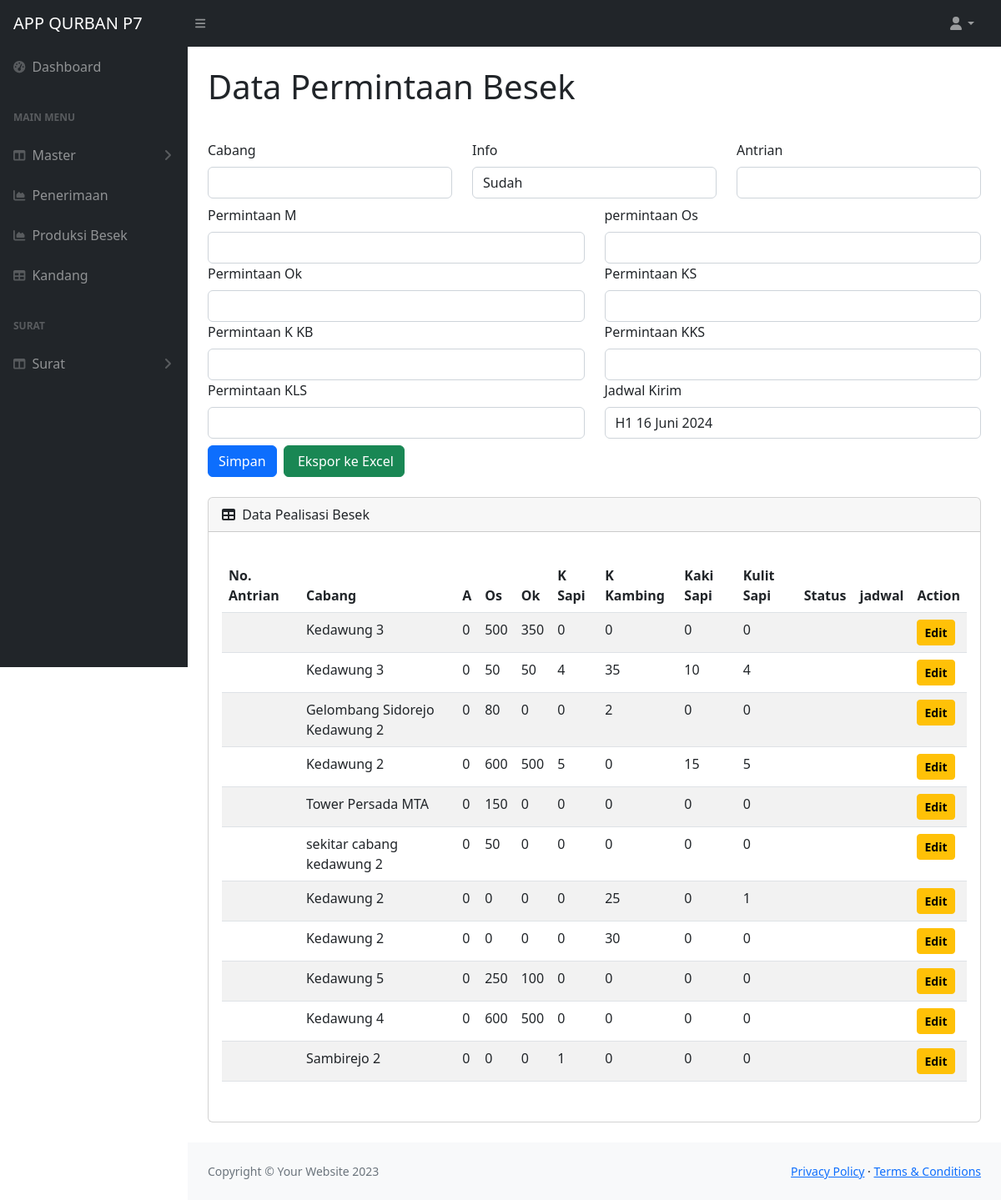
/app/permintaan.php (signed in), run on the app's committed database.
### tables this page shows
CREATE TABLE `permintaan` (
  `id` int(11) NOT NULL AUTO_INCREMENT,
  `cabang` varchar(255) DEFAULT NULL,
  `ts` int(11) DEFAULT NULL,
  `tk` int(11) DEFAULT NULL,
  `a` int(11) DEFAULT NULL,
  `os` int(11) DEFAULT NULL,
  `ok` int(11) DEFAULT NULL,
  `ks` int(11) DEFAULT NULL,
  `kb` int(11) DEFAULT NULL,
  `kks` int(11) DEFAULT NULL,
  `kls` int(11) DEFAULT NULL,
  `date_input` datetime DEFAULT current_timestamp(),
  PRIMARY KEY (`id`)
);

### app/controler/db/controler.php (called while the page is built, shortened)
<?php
function query($query)
{
    global $koneksi;
    $result = mysqli_query($koneksi, $query);
    $rows = [];
    while ($row = mysqli_fetch_assoc($result)) {
        $rows[] = $row;
    }
    return $rows;
}
$view_permintaan = query("SELECT * FROM permintaan ORDER BY date_input ASC");

### app/permintaan.php (the view, shortened to what this page needs)
<?php
require 'controler/db/db.php';
require 'controler/db/controler.php';
?>
<!DOCTYPE html>
<html lang="en">
    <head>
        <link href="https://cdn.jsdelivr.net/npm/simple-datatables@7.1.2/dist/style.min.css" rel="stylesheet" />
        <link href="../css/styles.css" rel="stylesheet" />
    </head>
    <body class="sb-nav-fixed">
        <?php
    include 'navbar-top.php';
    ?>
        <div id="layoutSidenav">
            <div id="layoutSidenav_content">
                <?php
    include 'navbar.php';
    ?>
                <main>
                    <div class="container-fluid px-4">
                        <h1 class="mt-4">Data Permintaan Besek</h1>
                        <br>
                        <div class="form-row">
                            <div class="col-md">
                                <form action="" method="post" enctype="multipart/form-data">
                                    <div class="my-2">
                                        <div class="row">
                                            <div class="col">
                                                <label for="cabang" class="form-label">Cabang</label>
                                                <input type="text" class="form-control" id="cabang" name="cabang">
                                            </div>
                                            <div class="col">
                                                <label for="realisasi" class="form-label">Info</label>
                                                <select id="realisasi" name="realisasi" class="form-control">
                                                    <option value="Sudah">Sudah</option>
                                                </select>
                                            </div>
                                            <div class="col">
                                                <label for="antrian" class="form-label">Antrian</label>
                                                <input type="text" class="form-control" id="antrian" name="antrian">
                                            </div>
                                        </div>
                                    </div>
                                    <div class=" my-2">
                                        <div class="row">
                                            <div class="col">
                                                <label for="a" class="form-label">Permintaan M</label>
                                                <input id="a" name="a" type="text" class="form-control">
                                            </div>
                                            <div class="col">
                                                <label for="os" class="form-label">permintaan Os</label>
                                                <input id="os" name="os" type="text" class="form-control">
                                            </div>
                                        </div>
                                        <div class="row">
                                            <div class="col">
                                                <label for="ok" class="form-label">Permintaan Ok</label>
                                                <input id="ok" name="ok" type="text" class="form-control">
                                            </div>
                                            <div class="col">
                                                <label for="ks" class="form-label">Permintaan KS</label>
                                                <input id="ks" name="ks" type="text" class="form-control">
                                            </div>
                                        </div>
                                        <div class="row">
                                            <div class="col">
                                                <label for="kb" class="form-label">Permintaan K KB</label>
                                                <input id="kb" name="kb" type="text" class="form-control">
                                            </div>
                                            <div class="col">
                                                <label for="kks" class="form-label">Permintaan KKS</label>
                                                <input id="kks" name="kks" type="text" class="form-control">
                                            </div>
                                        </div>
                                        <div class="row">
                                            <div class="col">
                                                <label for="kls" class="form-label">Permintaan KLS</label>
                                                <input id="kls" name="kls" type="text" class="form-control">
                                            </div>
                                            <div class="col">
                                                <label for="jadwal" class="form-label">Jadwal Kirim</label>
                                                <select id="jadwal" name="jadwal" class="form-control">
                                                    <option value="H1 16 Juni 2024">H1 16 Juni 2024</option>
                                                </select>
                                            </div>
                                        </div>
                                    </div>
                                    <button type="submit" class="btn btn-primary" name="simpan">Simpan</button>
                                    <a href="export.php" target="_blank" class="btn btn-success ms-1">&nbsp;Ekspor ke Excel</a>
                                </form>
                            </div>
                        </div>
                        <br>
                        <div class="card mb-4">
                            <div class="card-header">
                                <i class="fas fa-table me-1"></i>
                                Data Pealisasi Besek
                            </div>
                            <div class="card-body">
                                <div class="row my-3">
                                    <div class="col-md">
                                        <table id="datatablesSimple"
                                            class="table table-striped table-responsive table-hover text-left"
                                            style="width:100%">
                                            <thead>
                                                <tr>
                                                    <th>No. Antrian</th>
                                                    <th>Cabang</th>
                                                    <th>A</th>
                                                    <th>Os</th>
                                                    <th>Ok</th>
                                                    <th>K Sapi</th>
                                                    <th>K Kambing</th>
                                                    <th>Kaki Sapi</th>
                                                    <th>Kulit Sapi</th>
                                                    <th>Status</th>
                                                    <th>jadwal</th>
                                                    <th>Action</th>
                                                </tr>
                                            </thead>
                                            <tbody>
                                                <?php foreach ($view_permintaan as $row) : ?>
                                                <tr>
                                                    <td><?= $row['antrian']; ?></td>
                                                    <td><?= $row['cabang']; ?></td>
                                                    <td><?= $row['a']; ?></td>
                                                    <td><?= $row['os']; ?></td>
                                                    <td><?= $row['ok']; ?></td>
                                                    <td><?= $row['ks']; ?></td>
                                                    <td><?= $row['kb']; ?></td>
                                                    <td><?= $row['kks']; ?></td>
                                                    <td><?= $row['kls']; ?></td>
                                                    <td><?= $row['realisasi']; ?></td>
                                                    <td><?= $row['jadwal']; ?></td>
                                                    <td>
                                                        <a><?php include 'controler/permintaan.php'; ?></a>
                                                    </td>
                                                </tr>
                                                <?php endforeach; ?>
                                            </tbody>
                                        </table>
                                    </div>
                                </div>
                            </div>
                        </div>
                    </div>
                </main>
                <footer class="py-4 bg-light mt-auto">
                    <div class="container-fluid px-4">
                        <div class="d-flex align-items-center justify-content-between small">
                            <div class="text-muted">Copyright &copy; Your Website 2023</div>
                            <div>
                                <a href="#">Privacy Policy</a>
                                &middot;
                                <a href="#">Terms &amp; Conditions</a>
                            </div>
                        </div>
                    </div>
                </footer>
            </div>
        </div>
    </body>
</html>

### app/controler/permintaan.php (shortened to what this page needs)
<a class=" btn btn-warning btn-sm" style="font-weight: 600;" data-toggle="modal"
    data-target="#edit<?php echo $row['id']; ?>"><i class="bi bi-pencil-square"></i>Edit</a>

### data on the page
permintaan: cabang "Kedawung 3", a "0", os "500", ok "350", ks "0", kb "0", kks "0", kls "0"
permintaan: cabang "Kedawung 3", a "0", os "50", ok "50", ks "4", kb "35", kks "10", kls "4"
permintaan: cabang "Gelombang Sidorejo Kedawung 2", a "0", os "80", ok "0", ks "0", kb "2", kks "0", kls "0"
permintaan: cabang "Kedawung 2", a "0", os "600", ok "500", ks "5", kb "0", kks "15", kls "5"
permintaan: cabang "Tower Persada MTA", a "0", os "150", ok "0", ks "0", kb "0", kks "0", kls "0"
permintaan: cabang "sekitar cabang kedawung 2", a "0", os "50", ok "0", ks "0", kb "0", kks "0", kls "0"
permintaan: cabang "Kedawung 2", a "0", os "0", ok "0", ks "0", kb "25", kks "0", kls "1"
permintaan: cabang "Kedawung 2", a "0", os "0", ok "0", ks "0", kb "30", kks "0", kls "0"
permintaan: cabang "Kedawung 5", a "0", os "250", ok "100", ks "0", kb "0", kks "0", kls "0"
permintaan: cabang "Kedawung 4", a "0", os "600", ok "500", ks "0", kb "0", kks "0", kls "0"
permintaan: cabang "Sambirejo 2", a "0", os "0", ok "0", ks "1", kb "0", kks "0", kls "0"
